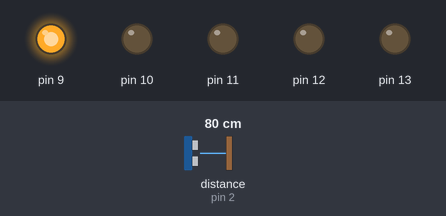
The sketch below on a simulated Arduino Uno, built with avr-gcc and run on an emulated ATmega328P. On the bench: output pins drawn as LEDs (lit = HIGH). Wiring (inferred from the names in the program): ultrasonic range finder: trigger pin 3; echo pin 2. The test bench sets the inputs (shaded band); at power-on: distance to the obstacle (sensor on pin 2) 80 cm. The echo pulse lasts 58.3 µs per cm; pins used as bus, display or sensor lines are not drawn.

Above: at 1.2 s.
1.3 s: distance to the obstacle (sensor on pin 2) set to 23 cm
2.8 s: distance to the obstacle (sensor on pin 2) set to 19 cm
At 3.6 s:
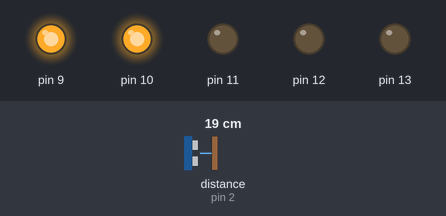
4.3 s: distance to the obstacle (sensor on pin 2) set to 17 cm
5.8 s: distance to the obstacle (sensor on pin 2) set to 14 cm
At 7.0 s:
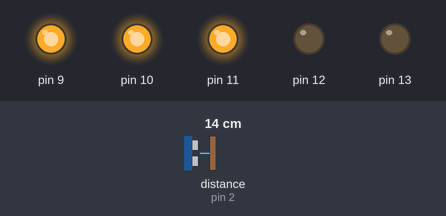
7.3 s: distance to the obstacle (sensor on pin 2) set to 12 cm
8.8 s: distance to the obstacle (sensor on pin 2) set to 9 cm
At 9.4 s:
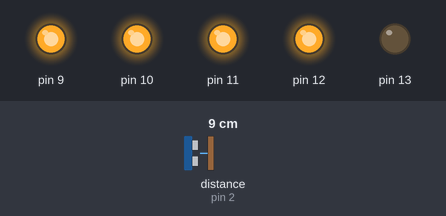
Timing chart, 0 to 11.3 s (numbered marks = the images above; inputs shaded):
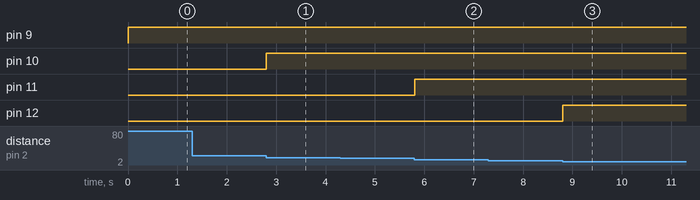

The sketch:

HC_SR04_leds.ino
```cpp
const int echoPin = 2;
const int trigPin = 3;

float duration, distance;

void setup() {
  pinMode(echoPin, INPUT);
  pinMode(trigPin, OUTPUT);

  // LEDs
  for (int i = 9; i < 14; i++) {
    pinMode(i, OUTPUT);
  }
}

void loop() {
  digitalWrite(trigPin, LOW);
  delayMicroseconds(2);

  digitalWrite(trigPin, HIGH);
  delayMicroseconds(10);
  digitalWrite(trigPin, LOW);

  duration = pulseIn(echoPin, HIGH);

  distance = 0.034 * duration / 2;

  int leds = detection(distance);

  switch (leds) {
    case 1:
      digitalWrite(9, HIGH);
      for (int i = 10; i < 14; i++) {
        digitalWrite(i, LOW);
      }
      break;
    case 2:
      for (int i = 9; i < 11; i++) {
        digitalWrite(i, HIGH);
      }
      for (int i = 11; i < 14; i++) {
        digitalWrite(i, LOW);
      }
      break;
    case 3:
      for (int i = 9; i < 12; i++) {
        digitalWrite(i, HIGH);
      }
      for (int i = 12; i < 14; i++) {
        digitalWrite(i, LOW);
      }
      break;
    case 4:
      for (int i = 9; i < 13; i++) {
        digitalWrite(i, HIGH);
      }
      digitalWrite(13, LOW);
      break;
    case 5:
      for (int i = 9; i < 14; i++) {
        digitalWrite(i, HIGH);
      }
      break;
    default:
      for (int i = 9; i < 14; i++) {
        digitalWrite(i, LOW);
      }
  }
}

int detection(float d) {
  int ledIndicator = 0;
  if (d < 5) {
    ledIndicator = 5;
  } else if (d > 5 && d < 10) {
    ledIndicator = 4;
  } else if (d > 10 && d < 15) {
    ledIndicator = 3;
  } else if (d > 15 && d < 20) {
    ledIndicator = 2;
  } else if (d > 20) {
    ledIndicator = 1;
  }

  return ledIndicator;
}
```

Measured:
- the behaviour switches between 21 and 20 cm on distance to the obstacle (sensor on pin 2) (found by bisection; images 0 and 1)
- the behaviour switches between 16 and 15 cm on distance to the obstacle (sensor on pin 2) (found by bisection; images 1 and 2)
- the behaviour switches between 11 and 10 cm on distance to the obstacle (sensor on pin 2) (found by bisection; images 2 and 3)
- after the input at 1.3 s, every drawn part: stays the same
- after the input at 2.8 s, pin 10: LOW → HIGH at once
- after the input at 4.3 s, every drawn part: stays the same
- after the input at 5.8 s, pin 11: LOW → HIGH at once
- after the input at 7.3 s, every drawn part: stays the same
- after the input at 8.8 s, pin 12: LOW → HIGH at once
